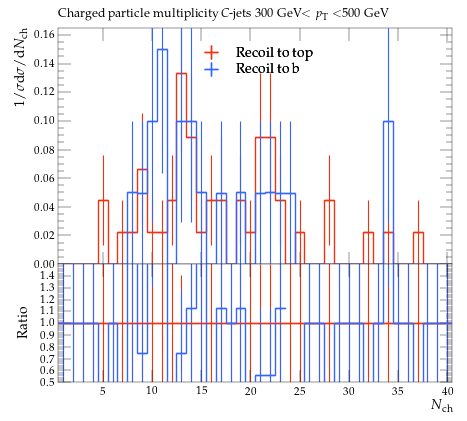

Source code (Python):
#! /usr/bin/env python

# This Python script was auto-generated using YODA v2.0.2.
# Analysis object: /MC_HFDECAYS/avg_C_jet_ch_mult_300_500
# Timestamp: 31-07-2026 (13:13:52)

import matplotlib as mpl
import matplotlib.pyplot as plt
mpl.use('Agg') # comment out for interactive use
import os
import numpy as np

plotDir = os.path.split(os.path.realpath(__file__))[0]
if 'YODA_USER_PLOT_PATH' in globals():
    plot_outdir = globals()['YODA_USER_PLOT_PATH']
else:
    plot_outdir = plotDir

#plot style
plt.style.use(os.path.join(plotDir, '../default.mplstyle'))
# plot metadata
figW, figH = plt.rcParams['figure.figsize']
ax_xLabel = r'$N_\mathrm{ch}$'
ax_yLabel = r'$1/\sigma \mathrm{d}\sigma/\mathrm{d}N_\mathrm{ch}$'
ax_title  = r'Charged particle multiplicity $C$-jets 300 GeV$<p_\mathrm{T}<$500 GeV'
ax_xScale = 'linear'
ax_yScale = 'linear'
xLims = (0.5, 40.5)
yLims = (0.0, 0.16499461)
xMinorTickMarks = 0

# TeX-friendly labels for the legend
labels = {
    'legend' : ([ r"Recoil to top", r"Recoil to b" ], r""),
}

# Adjust canvas width and height
canvasW = 10.0
canvasH = 9.0
figW *= canvasW/10.
figH *= canvasH/9.

# Create figure and axis objects
fig, (ax, ratio0_ax) = plt.subplots(2, 1, sharex=True,
                  figsize=(figW,figH), gridspec_kw={'height_ratios': (6.0, 3.0)})

# Set figure margins
plt.subplots_adjust(
    left   = 1.0 * plt.rcParams['figure.subplot.left'],
    right  = 1.0 * plt.rcParams['figure.subplot.right'],
    top    = 1.0 * plt.rcParams['figure.subplot.top'],
    bottom = 1.0 * plt.rcParams['figure.subplot.bottom'])

ratio0_ax.yaxis.set_major_locator(mpl.ticker.MultipleLocator(0.1))
ratio0_ax.set_ylim(0.5, 1.4999)
ratio0_ax.set_ylabel('Ratio')
ratio0_ax.xaxis.set_minor_locator(mpl.ticker.NullLocator())

# the numerical data is stored in a separate file
dataf = dict()
prefix = os.path.split(__file__)[0]
if prefix:    prefix = prefix + '/'
exec(open(prefix+'avg_C_jet_ch_mult_300_500__data.py').read(), dataf)


legend_handles = dict() # keep track of handles for the legend

# style options for curves
# starts at zorder>=5 to draw curve on top of legend
styles = {
  'recoil_t': {
    'color' : '#EE3311',
    'linestyle' : '-',
    'linewidth' : 1,
    'marker' : 'none',
    'markersize' : 2,
    'capsize' : 0.0,
    'zorder' : 5,
    'histstyle' : 1,
    'drawstyle' : 'steps-pre',
    'xerrorbars' : 1,
    'yerrorbars' : 1,
    'fillcolor' : None,
    'fillopacity' : 1.0,
    'ratio0_linestyle' : '-',
    'ratio0_linewidth' : 1,
    'ratio0_marker' : 'none',
    'ratio0_markersize' : 2,
    'ratio0_capsize' : 0.0,
    'ratio0_zorder' : 5,
    'ratio0_histstyle' : 1,
    'ratio0_drawstyle' : 'steps-pre',
    'ratio0_xerrorbars' : 1,
    'ratio0_yerrorbars' : 1,
  },
  'recoil_b': {
    'color' : '#3366FF',
    'linestyle' : '-',
    'linewidth' : 1,
    'marker' : 'none',
    'markersize' : 2,
    'capsize' : 0.0,
    'zorder' : 6,
    'histstyle' : 1,
    'drawstyle' : 'steps-pre',
    'xerrorbars' : 1,
    'yerrorbars' : 1,
    'fillcolor' : None,
    'fillopacity' : 1.0,
    'ratio0_linestyle' : '-',
    'ratio0_linewidth' : 1,
    'ratio0_marker' : 'none',
    'ratio0_markersize' : 2,
    'ratio0_capsize' : 0.0,
    'ratio0_zorder' : 6,
    'ratio0_histstyle' : 1,
    'ratio0_drawstyle' : 'steps-pre',
    'ratio0_xerrorbars' : 1,
    'ratio0_yerrorbars' : 1,
  },
}

# curve from input yoda files in main panel
for label, yvals in dataf['yvals'].items():
    if all(np.isnan(v) for v in dataf['yvals'][label]):
        continue
    tmp = None
    if styles[label]['histstyle']: # draw as histogram
        xpos = dataf['xedges'][label] if styles[label]['drawstyle'] else dataf['xpoints'][label]
        ypos = np.insert(yvals, 0, yvals[0]) if styles[label]['drawstyle'] else yvals
        if styles[label]['fillcolor']: # fill area below curve
            ax.fill_between(xpos, ypos, step='pre',
                            color=styles[label]['fillcolor'],
                            alpha=styles[label]['fillopacity'])
        tmp, = ax.plot(xpos, ypos,
                       color=styles[label]['color'],
                       linestyle=styles[label]['linestyle'],
                       linewidth=styles[label]['linewidth'],
                       drawstyle=styles[label]['drawstyle'], solid_joinstyle='miter',
                       zorder=styles[label]['zorder'], label=label)
    tmp = ax.errorbar(dataf['xpoints'][label], yvals,
                      xerr=np.array(dataf['xerrs'][label])*styles[label]['xerrorbars'],
                      yerr=np.array(dataf['yerrs'][label])*styles[label]['yerrorbars'],
                      fmt=styles[label]['marker'], capsize=styles[label]['capsize'],
                      markersize=styles[label]['markersize'],
                      ecolor=styles[label]['color'],
                      color=styles[label]['color'], zorder=styles[label]['zorder'])
    tmp[-1][0].set_linestyle(styles[label]['linestyle'])
    tmp[-1][0].set_linewidth(styles[label]['linewidth'])
    if label in dataf['add_legend_handle']:  legend_handles[label] = tmp
    for varLabel in dataf['variation_yvals'].keys():
        if varLabel.startswith(label):
            tmp, = ax.plot(dataf['xedges'][label], dataf['variation_yvals'][varLabel],
                           color=styles[label]['color'],
                           linestyle=styles[label]['linestyle'],
                           linewidth=styles[label]['linewidth'],
                           drawstyle='steps-pre', solid_joinstyle='miter',
                           zorder=styles[label]['zorder'], alpha=0.5)


# plots on ratio panel
# curve from input yoda files in ratio panel
for label, yvals in dataf['ratio0_yvals'].items():
    if all(np.isnan(v) for v in yvals):
        continue
    if styles[label]['ratio0_histstyle']: # plot as histogram
        xpos = dataf['xedges']['recoil_t'] if styles[label]['ratio0_drawstyle'] else dataf['xpoints']['recoil_t']
        ypos = np.insert(yvals, 0, yvals[0]) if styles[label]['ratio0_drawstyle'] else yvals
        ratio0_ax.plot(xpos, ypos,
                       color=styles[label]['color'],
                       linewidth=styles[label]['linewidth'],
                       linestyle=styles[label]['ratio0_linestyle'],
                       drawstyle=styles[label]['ratio0_drawstyle'], zorder=styles[label]['zorder'],
                       solid_joinstyle='miter')
    tmp = ratio0_ax.errorbar(dataf['xpoints']['recoil_t'], yvals,
                             xerr=np.array(dataf['ref_xerrs'])*styles[label]['ratio0_xerrorbars'],
                             yerr=np.array(dataf['ratio0_yerrs'][label])*styles[label]['ratio0_yerrorbars'],
                             fmt=styles[label]['ratio0_marker'], capsize=styles[label]['ratio0_capsize'],
                             markersize=styles[label]['ratio0_markersize'],
                             ecolor=styles[label]['color'],
                             color=styles[label]['color'])
    tmp[-1][0].set_linestyle(styles[label]['ratio0_linestyle'])
    tmp[-1][0].set_linewidth(styles[label]['ratio0_linewidth'])

    for varlabel in dataf['ratio0_variation_vals'].keys():
        if varlabel.startswith(label):
            ratio0_ax.plot(dataf['xedges']['recoil_t'],
                            dataf['ratio0_variation_vals'][varlabel],
                            color=styles[label]['color'],
                            linestyle=styles[label]['linestyle'],
                            linewidth=styles[label]['linewidth'],
                            drawstyle='steps-pre', solid_joinstyle='miter',
                            zorder=1, alpha=0.5)

legend_items = list(legend_handles.values())
ax.add_artist(ax.legend(legend_items,
                        labels['legend'][0],
                        title=labels['legend'][1],
                        alignment='left',
                        loc='upper center',
                        bbox_to_anchor=(0.5, 0.97)))

# set plot metadata as defined above
ratio0_ax.set_xlabel(ax_xLabel)
ratio0_ax.xaxis.set_label_coords(1., -0.15)
ax.set_ylabel(ax_yLabel, ha='right', va='top')
ax.yaxis.set_label_coords(-0.11, 1.0)
ax.set_title(ax_title, loc='left')
ax.set_xscale(ax_xScale)
ax.set_yscale(ax_yScale)
ax.set_xlim(xLims)
ax.set_ylim(yLims)

# tick formatting
plt.rcParams['xtick.top'] = True
plt.rcParams['ytick.right'] = True
ax.xaxis.set_minor_locator(mpl.ticker.NullLocator())
fig.align_ylabels((ax, ratio0_ax))
plt.savefig(os.path.join(plot_outdir, 'avg_C_jet_ch_mult_300_500.pdf'), format='PDF')
plt.savefig(os.path.join(plot_outdir, 'avg_C_jet_ch_mult_300_500.png'), format='PNG')

plt.close(fig)
